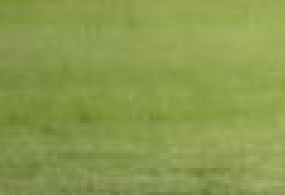
#> input picture opencv/Histograms/messi_roi.png, 95 x 65 px (shown 3 times larger)
$ python HistogramBackprojection.py
#> lines starting #> are read from the running program, lines starting #| are printed output that depends on the picture; after the words box and inside, x2 and y2 are one past the last pixel; in counts of white or black regions, pixels touching at a corner belong together
#__author__ = 'James'
#-*-coding:utf-8

import cv2
import numpy as np
from matplotlib import pyplot as plt

#numpy中的反向投影算法
def numpy_histogram_backprojection():
    #roi is the object or region of object we need to find
    roi = cv2.imread('rose_red.png')
    hsv = cv2.cvtColor(roi,cv2.COLOR_BGR2HSV)

    #target is the image we search in
    target = cv2.imread('rose.png')
    hsvt = cv2.cvtColor(target,cv2.COLOR_BGR2HSV)

    # Find the histograms using calcHist. Can be done with np.histogram2d also
    M = cv2.calcHist([hsv],[0, 1], None, [180, 256], [0, 180, 0, 256] )
    I = cv2.calcHist([hsvt],[0, 1], None, [180, 256], [0, 180, 0, 256] )

    # Find the ratio R = M/I. Then backproject R, ie use R as palette and
    # create a new image with every pixel as its corresponding probability of being target
    R = M/I

    h,s,v = cv2.split(hsvt)
    B = R[h.ravel(),s.ravel()]
    B = np.minimum(B,1)
    B = B.reshape(hsvt.shape[:2])

    # apply a convolution with a circular disc, B = D*B, where D is the disc kernel.
    disc = cv2.getStructuringElement(cv2.MORPH_ELLIPSE,(5,5))
    cv2.filter2D(B,-1,disc,B)
    B = np.uint8(B)
    cv2.normalize(B,B,0,255,cv2.NORM_MINMAX)

    #Now the location of maximum intensity gives us the location of object. If we
    # are expecting a region in the image, thresholding for a suitable value gives a nice result.
    ret,thresh = cv2.threshold(B,50,255,0)

#opencv中的反向投影
def opencv_histogram_backprojection():
    roi = cv2.imread('messi_roi.png')
#> roi is the input picture: shape (65, 95, 3); mean B, G, R 77.5, 154.3, 138.8
    hsv = cv2.cvtColor(roi,cv2.COLOR_BGR2HSV)
#> hsv: shape (65, 95, 3); mean H, S, V 36.1, 127.2, 154.3

    target = cv2.imread('messi.jpg')
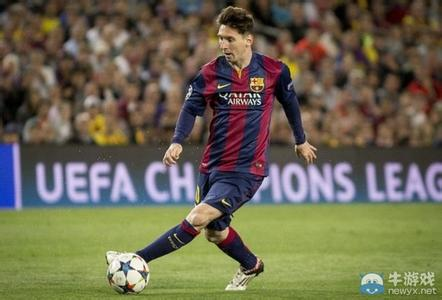
#> input picture opencv/Histograms/messi.jpg, 442 x 300 px
#> target is the input picture: shape (300, 442, 3); mean B, G, R 81.2, 103.5, 109
    hsvt = cv2.cvtColor(target,cv2.COLOR_BGR2HSV)
#> hsvt: shape (300, 442, 3); mean H, S, V 49.5, 101.1, 119.7

    # calculating object histogram
    roihist = cv2.calcHist([hsv],[0, 1], None, [180, 256], [0, 180, 0, 256])
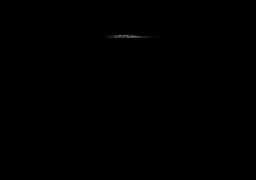
#> roihist: shape (180, 256) float32; min 0, max 118, mean 0.1

    # normalize histogram and apply backprojection
    #归一化:原始图像，结果图像，映射到结果图像中的最小值，最大值，归一化类型
    #NORM_MINMAX 对数组的所有值进行转化，使它们线性映射到最小值和最大值之间
    #归一化后的直方图便于显示，归一化后就成了0－255之间的数了
    cv2.normalize(roihist,roihist,0,255,cv2.NORM_MINMAX)
#> roihist: shape (180, 256) float32; 0.45% of pixels changed, all inside (x1, y1, x2, y2) = (96, 34, 181, 39)
    #Calculates the back projection of a histogram:cv2.calcBackProject(images, channels, hist, ranges, scale[, dst]) → dst
    dst = cv2.calcBackProject([hsvt],[0,1],roihist,[0,180,0,256],1)
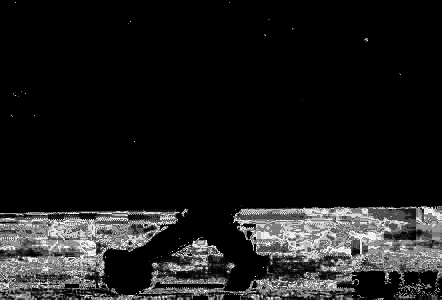
#> dst: shape (300, 442); min 0, max 255, mean 27.6

    # Now convolute with circular disc
    # Returns a structuring element of the specified size and shape for morphological operations.
    # cv2.getStructuringElement(shape, ksize[, anchor]) → retval
    disc = cv2.getStructuringElement(cv2.MORPH_ELLIPSE,(5,5))
    # Convolves an image with the kernel
    cv2.filter2D(dst,-1,disc,dst)
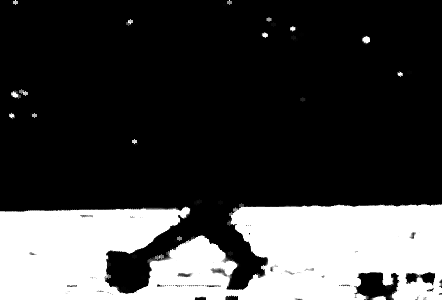
#> dst: shape (300, 442); min 0, max 255, mean 65.7

    # threshold and binary AND
    ret,thresh = cv2.threshold(dst,50,255,0)
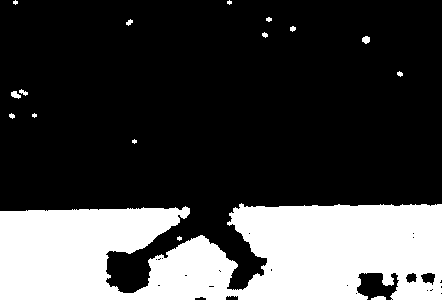
#> thresh: shape (300, 442); 26.4% white; 16 white regions (5 under 20 px), largest, box (x1, y1, x2, y2) and area: (0, 203, 442, 300) 34595, (11, 91, 21, 99) 51, (362, 36, 370, 44) 49
    # Creates one multichannel array out of several single-channel ones
    thresh = cv2.merge((thresh,thresh,thresh))
    res = cv2.bitwise_and(target,thresh)
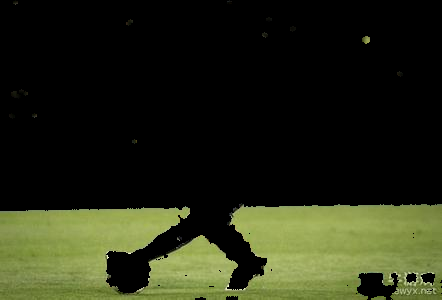
#> res: shape (300, 442, 3); mean B, G, R 20.9, 40.7, 36.8

    res = np.hstack((target,thresh,res))
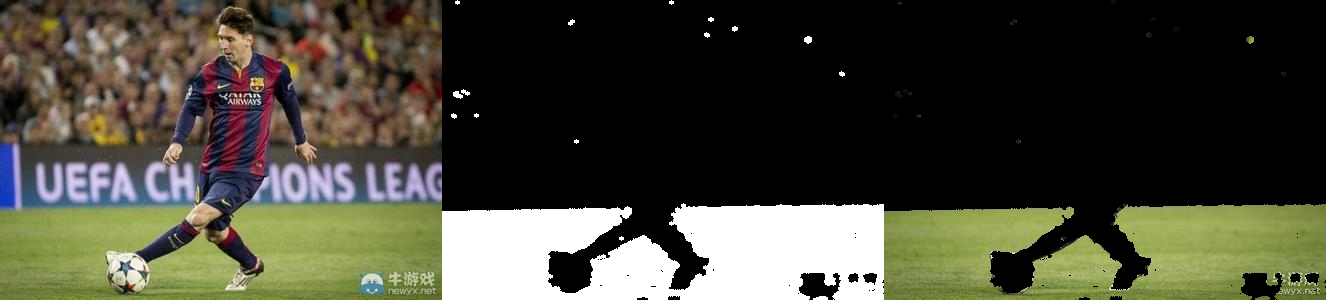
#> res: shape (300, 1326, 3); mean B, G, R 56.5, 70.5, 71
    cv2.imwrite('messi_res.jpg',res)

opencv_histogram_backprojection()
